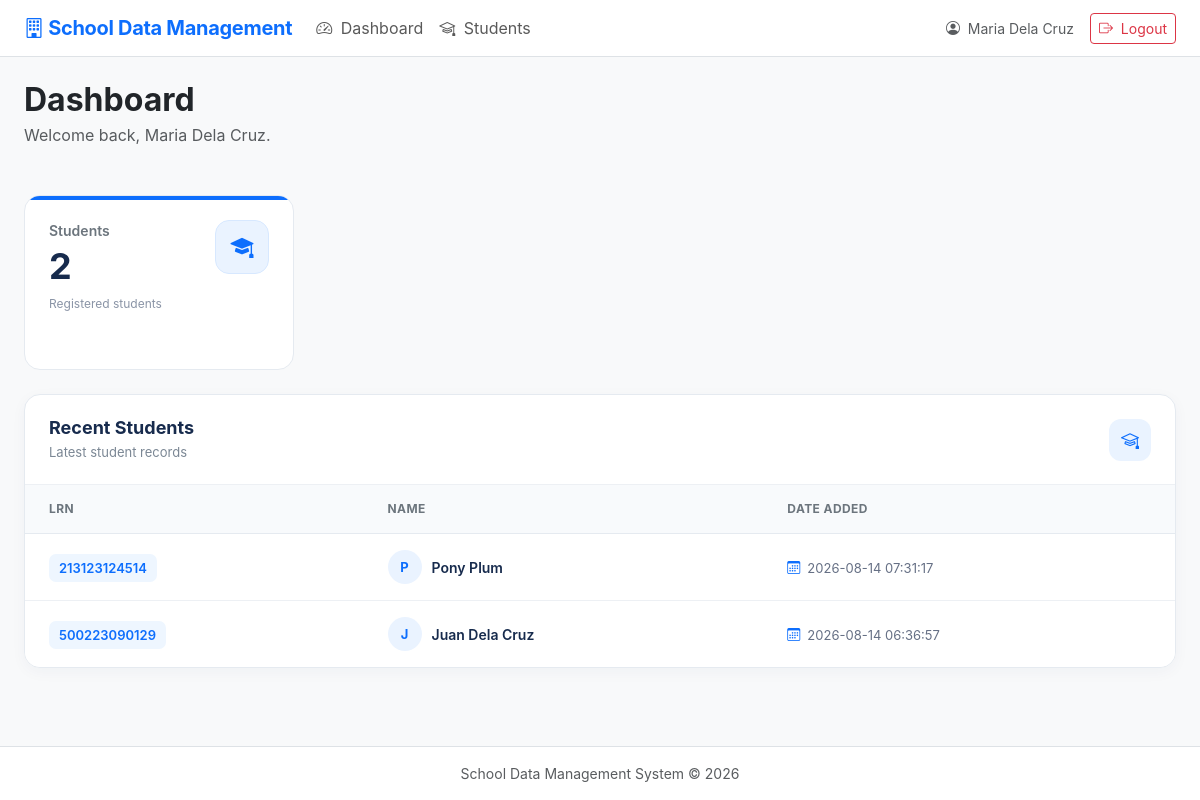
The app's page /index.php (signed in) with its own data.
### tables this page shows
CREATE TABLE `students` (
  `id` int(10) UNSIGNED NOT NULL,
  `lrn` varchar(12) DEFAULT NULL,
  `photo` varchar(255) DEFAULT NULL,
  `full_name` varchar(150) NOT NULL,
  `date_of_birth` date DEFAULT NULL,
  `gender` varchar(30) DEFAULT NULL,
  `address` text DEFAULT NULL,
  `contact_number` varchar(50) DEFAULT NULL,
  `parent_guardian` varchar(150) DEFAULT NULL,
  `grade_section` varchar(100) DEFAULT NULL,
  `other_info` text DEFAULT NULL,
  `created_at` timestamp NOT NULL DEFAULT current_timestamp(),
  `updated_at` timestamp NOT NULL DEFAULT current_timestamp() ON UPDATE current_timestamp(),
  `school_id` varchar(6) NOT NULL DEFAULT '500634',
  `school_year` varchar(9) DEFAULT NULL,
  `emergency_name` varchar(100) DEFAULT NULL,
  `emergency_address` text DEFAULT NULL,
  `emergency_contact` varchar(11) DEFAULT NULL
);

### config.php (called while the page is built, shortened)
<?php
function e($value) {
    return htmlspecialchars((string)$value, ENT_QUOTES, 'UTF-8');
}
?>

### index.php (the view, shortened to what this page needs)
<?php
require_once __DIR__ . '/config.php';
$students = $pdo
    ->query("SELECT COUNT(*) FROM students")
    ->fetchColumn();
$recentStudents = $pdo->query("
    SELECT
        lrn AS record_id,
        full_name,
        created_at
    FROM students
    ORDER BY created_at DESC
    LIMIT 8
")->fetchAll();
include 'header.php';
?>
<link
    rel="stylesheet"
    href="assets/dashboard.css"
>
<div class="mb-4">
    <h2 class="fw-bold mb-1">
        Dashboard
    </h2>
    <p class="text-muted mb-0">
        Welcome back,
        <?= e($_SESSION['full_name'] ?? 'User') ?>.
    </p>
</div>
<div class="dashboard-stats row g-4 mb-4">
    <div class="col-12 col-sm-6 col-xl-3">
        <a
            href="students.php"
            class="dashboard-stat-link"
        >
            <div class="dashboard-stat-card">
                <div class="stat-content">
                    <span class="stat-label">
                        Students
                    </span>
                    <span class="stat-number">
                        <?= e($students) ?>
                    </span>
                    <span class="stat-description">
                        Registered students
                    </span>
                </div>
                <div class="stat-icon stat-icon-blue">
                    <i class="bi bi-mortarboard-fill"></i>
                </div>
            </div>
        </a>
    </div>
</div>
<div class="dashboard-record-card mb-4">
    <div class="records-header">
        <div>
            <h5 class="records-title">
                Recent Students
            </h5>
            <p class="records-subtitle">
                Latest student records
            </p>
        </div>
        <div class="records-icon">
            <i class="bi bi-mortarboard"></i>
        </div>
    </div>
    <div class="table-responsive">
        <table class="table dashboard-table">
            <thead>
                <tr>
                    <th>
                        LRN
                    </th>
                    <th>
                        Name
                    </th>
                    <th>
                        Date Added
                    </th>
                </tr>
            </thead>
            <tbody>
                <?php foreach ($recentStudents as $r): ?>
                    <tr>
                        <td>
                            <span class="record-id">
                                <?= e($r['record_id']) ?>
                            </span>
                        </td>
                        <td>
                            <div class="record-name">
                                <div class="record-avatar">
                                    <?= strtoupper(
                                        substr(
                                            $r['full_name'],
                                            0,
                                            1
                                        )
                                    ) ?>
                                </div>
                                <?= e($r['full_name']) ?>
                            </div>
                        </td>
                        <td>
                            <span class="record-date">
                                <i class="bi bi-calendar3"></i>
                                <?= e($r['created_at']) ?>
                            </span>
                        </td>
                    </tr>
                <?php endforeach; ?>
            </tbody>
        </table>
    </div>
</div>
<?php include 'footer.php'; ?>

### assets/style.css (style rules this page uses)
body { font-family: Inter, system-ui, -apple-system, "Segoe UI", sans-serif; }
.table td, .table th { vertical-align: middle; }

### assets/navigation.css (style rules this page uses)
html, body { min-height: 100%; }
body { display: flex; flex-direction: column; min-height: 100vh; }

### assets/dashboard.css (style rules this page uses)
.dashboard-stats { margin-top: 5px; }
.dashboard-stat-link { text-decoration: none; color: inherit; display: block; }
.dashboard-stat-card { position: relative; min-height: 175px; background: #ffffff; border: 1px solid #e5eaf0; border-radius: 16px; padding: 24px; display: flex; align-items: flex-start; justify-content: space-between; overflow: hidden; transition: transform 0.2s ease, box-shadow 0.2s ease, border-color 0.2s ease; }
.dashboard-stat-card::before { content: ""; position: absolute; top: 0; left: 0; width: 100%; height: 4px; background: #0d6efd; }
.stat-content { display: flex; flex-direction: column; min-width: 0; }
.stat-label { font-size: 14px; font-weight: 600; color: #6c757d; margin-bottom: 6px; }
.stat-number { font-size: 36px; line-height: 1.1; font-weight: 700; color: #172b4d; margin-bottom: 8px; }
.stat-description { font-size: 12px; color: #8a94a6; }
.stat-icon { width: 54px; height: 54px; flex-shrink: 0; border-radius: 14px; display: flex; align-items: center; justify-content: center; font-size: 23px; margin-left: 15px; }
.stat-icon-blue { color: #0d6efd; background: #eaf3ff; border: 1px solid #d7e8ff; }
.dashboard-record-card { background: #ffffff; border: 1px solid #e5eaf0; border-radius: 16px; overflow: hidden; box-shadow: 0 4px 15px rgba(20, 50, 90, 0.04); }
.records-header { padding: 22px 24px; display: flex; align-items: center; justify-content: space-between; border-bottom: 1px solid #edf0f4; }
.records-title { margin: 0; font-size: 18px; font-weight: 700; color: #172b4d; }
.records-subtitle { margin: 4px 0 0; font-size: 13px; color: #7b8794; }
.records-icon { width: 42px; height: 42px; border-radius: 12px; display: flex; align-items: center; justify-content: center; color: #0d6efd; background: #eaf3ff; font-size: 18px; }
.dashboard-table { margin: 0; vertical-align: middle; }
.dashboard-table thead th { padding: 15px 24px; background: #f8fafc; border-bottom: 1px solid #e5eaf0; color: #6c757d; font-size: 12px; font-weight: 700; text-transform: uppercase; letter-spacing: 0.4px; white-space: nowrap; }
.dashboard-table tbody td { padding: 16px 24px; border-bottom: 1px solid #edf0f4; color: #344054; font-size: 14px; }
.dashboard-table tbody tr:last-child td { border-bottom: none; }
.dashboard-table tbody tr { transition: background-color 0.15s ease; }
.record-id { font-size: 13px; font-weight: 600; color: #0d6efd; background: #eef6ff; padding: 6px 10px; border-radius: 7px; white-space: nowrap; }
.record-name { display: flex; align-items: center; gap: 10px; font-weight: 600; color: #172b4d; }
.record-avatar { width: 34px; height: 34px; flex-shrink: 0; border-radius: 50%; display: flex; align-items: center; justify-content: center; background: #eaf3ff; color: #0d6efd; font-size: 13px; font-weight: 700; text-transform: uppercase; }
.record-date { display: inline-flex; align-items: center; gap: 7px; color: #667085; font-size: 13px; white-space: nowrap; }
.record-date i { color: #0d6efd; }

### records on screen
students: lrn "213123124514", full_name "P", full_name "Pony Plum", created_at "2026-08-14 07:31:17"
students: lrn "500223090129", full_name "J", full_name "Juan Dela Cruz", created_at "2026-08-14 06:36:57"

### other values on screen
$_SESSION['full_name'] "Maria Dela Cruz"
$students "2"
